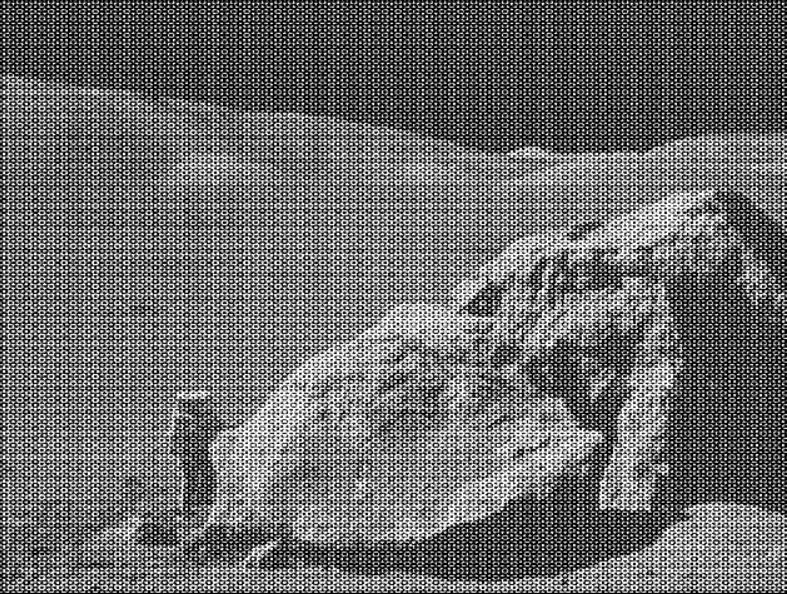
#> input picture Practice_5_6/periodic_noise.JPG, 787 x 594 px, found by its file name
$ jupyter execute Practice_5_fft.ipynb
#> lines starting #> are read from the running program, lines starting #| are printed output that depends on the picture
[cell 1]
# Реализуйте высокочастотную фильтрацию на основе ядра Гаусса
# Реализуйте удаление периодического шума

[cell 2]
import numpy as np
import cv2 as cv
from matplotlib import pyplot as plt
from skimage.feature import peak_local_max

[cell 3]
image = cv.imread('periodic_noise.jpg', cv.IMREAD_GRAYSCALE)
#> image: shape (594, 787); min 0, max 255, mean 107.6

plt.figure(figsize=(8, 6))
plt.imshow(image, cmap='gray')
plt.title('Исходное зашумленное изображение')
plt.axis('off')
plt.show()

### 1. Реализуйте высокочастотную фильтрацию на основе ядра Гаусса

[cell 4]
def gaussian_highpass_filter(image, sigma=30):
    # Прямое преобразование Фурье
#> called with sigma = 25
    dft = cv.dft(np.float32(image), flags=cv.DFT_COMPLEX_OUTPUT)
    dft_shift = np.fft.fftshift(dft)

    # Расчет спектра до фильтрации
    magnitude_spectrum_before = 20 * np.log(cv.magnitude(dft_shift[:,:,0], dft_shift[:,:,1]) + 1)
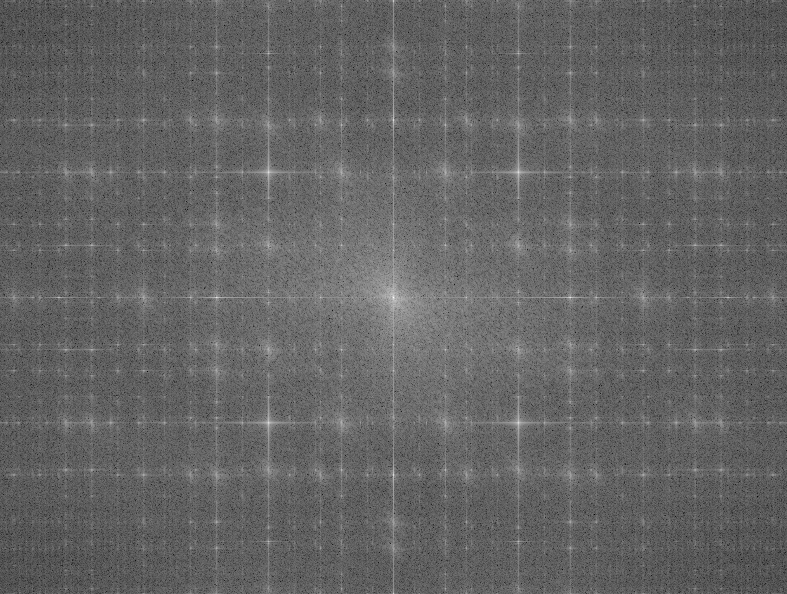
#> magnitude_spectrum_before: shape (594, 787) float32; min 64.48, max 354.7, mean 178.8; drawn with min black and max white

    # Создание Гауссова высокочастотного фильтра
    rows, cols = image.shape
#> rows = 594; cols = 787

    # Создание координатной сетки
    x, y = np.meshgrid(np.arange(cols), np.arange(rows))
    center_x, center_y = cols // 2, rows // 2
#> center_x = 393; center_y = 297

    # Расчет Гауссова низкочастотного фильтра
    gauss_lowpass = np.exp(-((x - center_x)**2 + (y - center_y)**2) / (2 * sigma**2))

    # Преобразование в высокочастотный фильтр
    gauss_highpass = 1 - gauss_lowpass

    # Применение фильтра к спектру
    dft_shift_filtered = dft_shift * gauss_highpass[:, :, np.newaxis]

    # Расчет спектра после фильтрации
    magnitude_spectrum_after = 20 * np.log(cv.magnitude(dft_shift_filtered[:,:,0], dft_shift_filtered[:,:,1]) + 1)
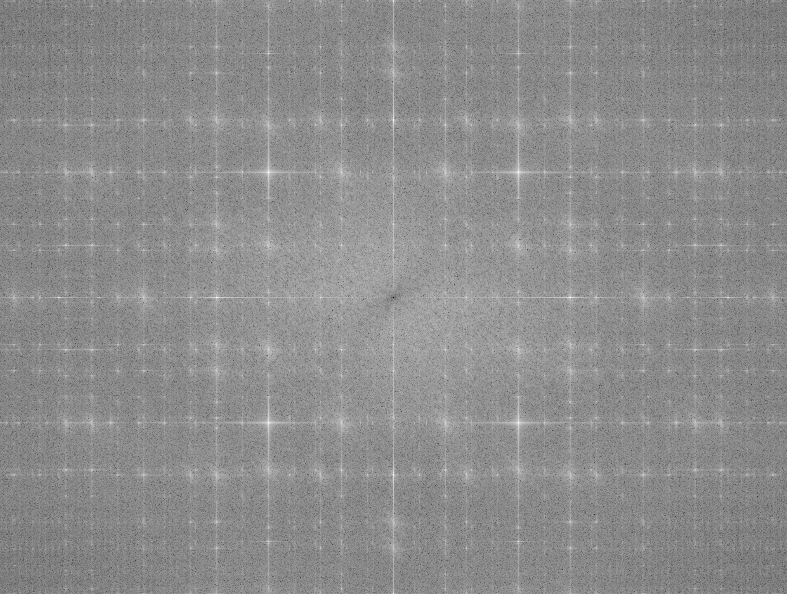
#> magnitude_spectrum_after: shape (594, 787) float64; min 0, max 322.8, mean 178.5; drawn with min black and max white

    # Обратное преобразование Фурье
    f_ishift = np.fft.ifftshift(dft_shift_filtered)
    img_back = cv.idft(f_ishift)
    filtered_image = cv.magnitude(img_back[:,:,0], img_back[:,:,1])
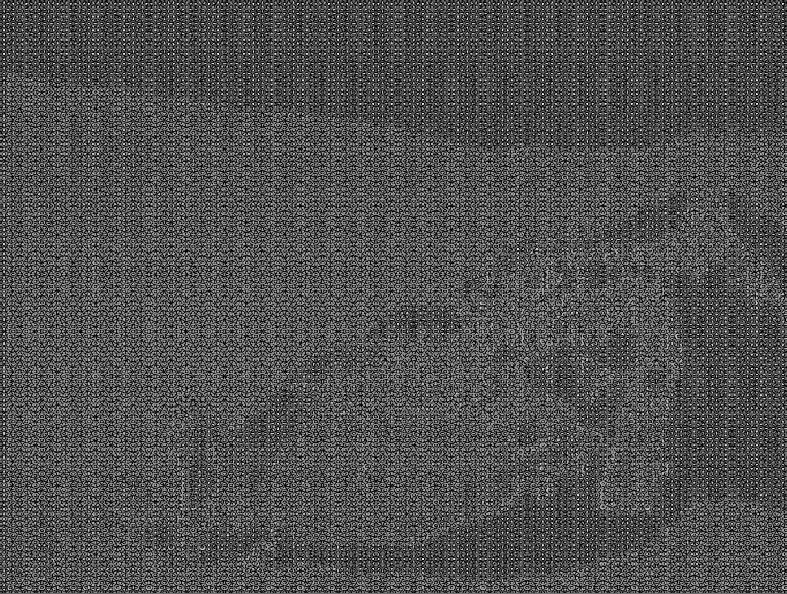
#> filtered_image: shape (594, 787) float64; min 413.3, max 86198869.7, mean 27338291.5; drawn with min black and max white

    return filtered_image, magnitude_spectrum_before, magnitude_spectrum_after, gauss_highpass

[cell 5]
img_highpass, magnitude_before, magnitude_after, gauss_filter = gaussian_highpass_filter(image, sigma=25)
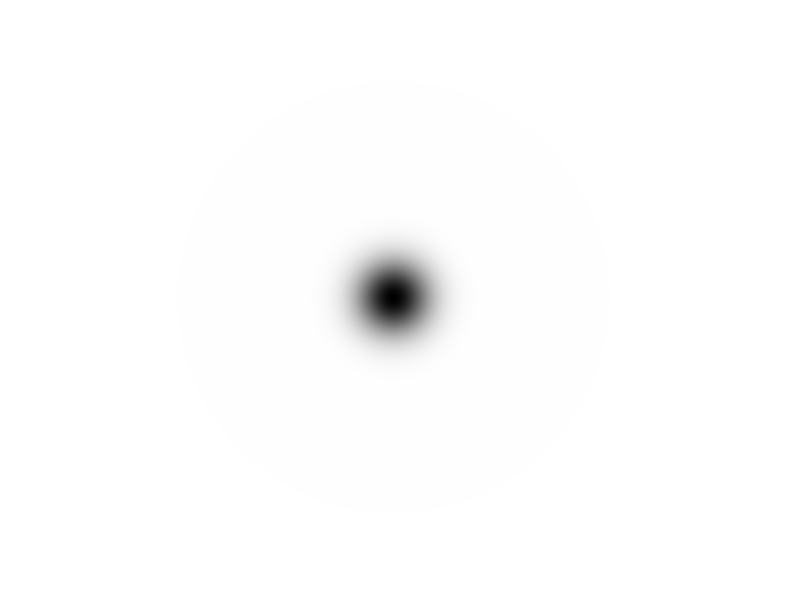
#> gauss_filter: shape (594, 787) float64; min 0, max 1, mean 0.992

[cell 6]
# Визуализация результатов высокочастотной фильтрации
plt.figure(figsize=(15, 10))

plt.subplot(2, 3, 1)
plt.imshow(image, cmap='gray')
plt.title('Исходное изображение')
plt.axis('off')

plt.subplot(2, 3, 2)
plt.imshow(magnitude_before, cmap='gray')
plt.title('Исходный спектр Фурье')
plt.axis('off')

plt.subplot(2, 3, 3)
plt.imshow(gauss_filter, cmap='gray')
plt.title('Гауссов ВЧ фильтр\n(σ=25)')
plt.axis('off')

plt.subplot(2, 3, 4)
plt.imshow(img_highpass, cmap='gray')
plt.title('После ВЧ фильтрации')
plt.axis('off')

plt.subplot(2, 3, 5)
plt.imshow(magnitude_after, cmap='gray')
plt.title('Отфильтрованный спектр')
plt.axis('off')

plt.tight_layout()
plt.show()

### 2. Реализуйте удаление периодического шума

[cell 7]
# Новое преобразование Фурье для исходного изображения
dft_clean = cv.dft(np.float32(image), flags=cv.DFT_COMPLEX_OUTPUT)
dft_shift_clean = np.fft.fftshift(dft_clean)

# Расчет спектра для анализа шума
magnitude_spectrum_clean = 20 * np.log(cv.magnitude(dft_shift_clean[:,:,0], dft_shift_clean[:,:,1]) + 1)

# Поиск шумовых компонент в спектре
local_maxima = peak_local_max(magnitude_spectrum_clean,
                             min_distance=20,
                             threshold_abs=180)
#> local_maxima = 328 pairs, first value 20 to 565, second value 26 to 760

print(f"Обнаружено пиков: {len(local_maxima)}")
#| Обнаружено пиков: 328

# Создание маски для подавления шума
rows, cols = image.shape
#> rows = 594; cols = 787
mask = np.ones((rows, cols, 2), dtype=np.float32)
center_x, center_y = rows // 2, cols // 2
#> center_x = 297; center_y = 393

# Подавление обнаруженных шумовых компонент
noise_peaks_removed = 0
for peak in local_maxima:
    y, x = peak
    # Игнорируем центральную область (низкие частоты)
    distance = np.sqrt((x - center_y)**2 + (y - center_x)**2)
    if distance > 40:
        cv.circle(mask, (x, y), 5, (0, 0), -1)
        noise_peaks_removed += 1
#> this loop made 328 passes
#> (y, x, distance) on passes 1 to 12: (297, 393, 0), (297, 216, 177), (297, 570, 177), (172, 518, 176.8), (422, 268, 176.8), (172, 268, 176.8), (422, 518, 176.8), (120, 393, 177), (474, 393, 177), (250, 393, 47), (344, 393, 47), (297, 320, 73)
#> after the loop, noise_peaks_removed = 327

print(f"Подавлено шумовых компонент: {noise_peaks_removed}")
#| Подавлено шумовых компонент: 327

# Применение маски к спектру
dft_shift_filtered_noise = dft_shift_clean * mask

# Расчет отфильтрованного спектра
magnitude_spectrum_noise_removed = 20 * np.log(cv.magnitude(dft_shift_filtered_noise[:,:,0],
                                                            dft_shift_filtered_noise[:,:,1]) + 1)
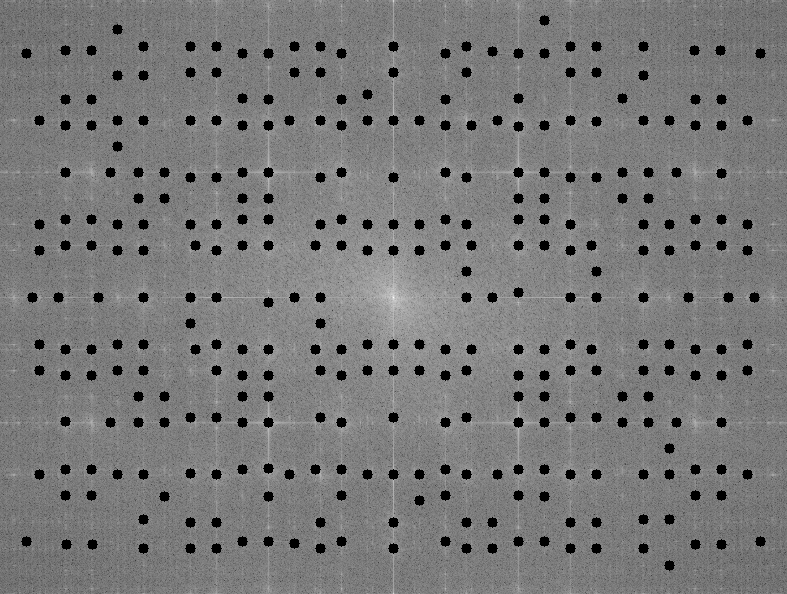
#> magnitude_spectrum_noise_removed: shape (594, 787) float32; min 0, max 354.7, mean 167.9; drawn with min black and max white

# Обратное преобразование
f_ishift_noise = np.fft.ifftshift(dft_shift_filtered_noise)
img_noise_removed = cv.idft(f_ishift_noise)
img_noise_removed = cv.magnitude(img_noise_removed[:,:,0], img_noise_removed[:,:,1])
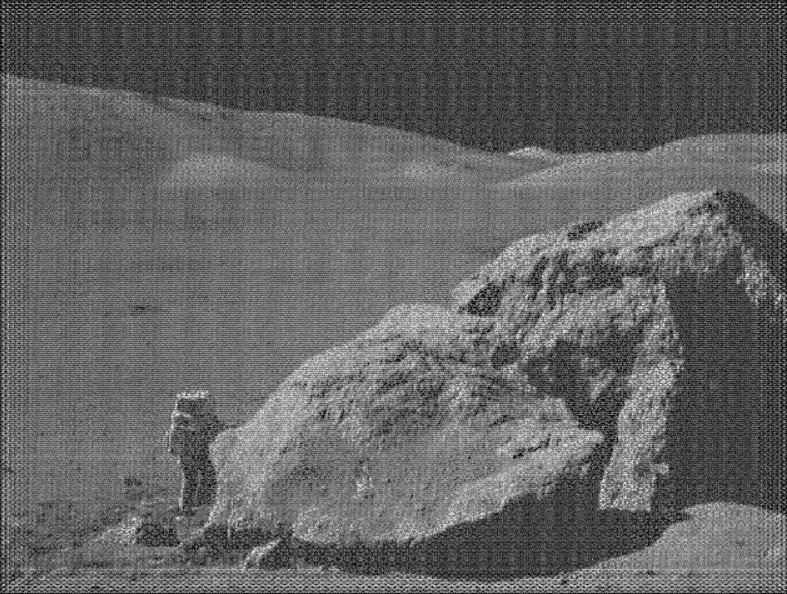
#> img_noise_removed: shape (594, 787) float32; min 18162, max 129592400, mean 50342436; drawn with min black and max white

[cell 8]
# Визуализация результатов удаления шума
plt.figure(figsize=(15, 10))

plt.subplot(2, 3, 1)
plt.imshow(image, cmap='gray')
plt.title('Исходное зашумленное изображение')
plt.axis('off')

plt.subplot(2, 3, 2)
plt.imshow(magnitude_spectrum_clean, cmap='gray')
plt.title('Спектр с шумовыми компонентами\n(яркие точки вдали от центра)')
plt.axis('off')

plt.subplot(2, 3, 3)
plt.imshow(mask[:,:,0], cmap='gray')
plt.title(f'Маска для подавления шума\n(удалено {noise_peaks_removed} компонент)')
plt.axis('off')

plt.subplot(2, 3, 4)
plt.imshow(img_noise_removed, cmap='gray')
plt.title('После удаления периодического шума')
plt.axis('off')

plt.subplot(2, 3, 5)
plt.imshow(magnitude_spectrum_noise_removed, cmap='gray')
plt.title('Очищенный спектр')
plt.axis('off')

plt.tight_layout()
plt.show()
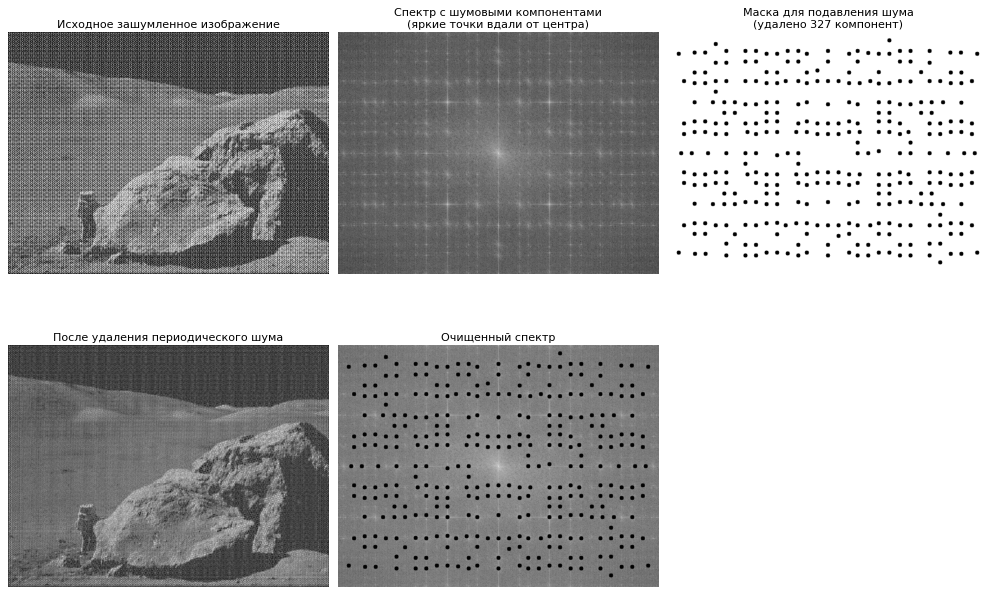
#> figure drawn by matplotlib, 5 panels

[cell 9]
# Итог

plt.figure(figsize=(15, 5))

plt.subplot(1, 3, 1)
plt.imshow(image, cmap='gray')
plt.title('Исходное изображение')
plt.axis('off')

plt.subplot(1, 3, 2)
plt.imshow(img_highpass, cmap='gray')
plt.title('После ВЧ фильтрации Гауссом')
plt.axis('off')

plt.subplot(1, 3, 3)
plt.imshow(img_noise_removed, cmap='gray')
plt.title('После удаления период. шума')
plt.axis('off')

plt.tight_layout()
plt.show()
